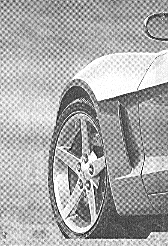
#> input picture lab4/Q5_3.tif, 168 x 246 px
$ python lab4_4.py
#> lines starting #> are read from the running program, lines starting #| are printed output that depends on the picture
import numpy as np
import cv2
import matplotlib.pyplot as plt

def butterworth_notch_filter(image, D0, n, notch_centers):
    M, N = image.shape
    F = np.fft.fft2(image)
    F_shifted = np.fft.fftshift(F)

    u = np.linspace(0, N-1, N)
    v = np.linspace(0, M-1, M)
    U, V = np.meshgrid(u, v)

    H_total = np.ones((M, N))

    for center in notch_centers:
        D_k = np.sqrt((U - N / 2 - center[0])**2 + (V - M / 2 - center[1])**2) + 1e-10
        D_kk = np.sqrt((U - N / 2 + center[0])**2 + (V - M / 2 + center[1])**2) + 1e-10

        H = 1 / (1 + (D0 / D_k)**(2 * n)) * (1 / (1 + (D0 / D_kk)**(2 * n)))
        H[np.isnan(H)] = 0
        H_total *= H

    G = H_total * F_shifted

    gp = np.fft.ifftshift(G)
    filtered_image = np.fft.ifft2(gp)
    filtered_image = np.real(filtered_image)
    filtered_image = np.clip(filtered_image, 0, 255).astype(np.uint8)

    return filtered_image, H_total, F_shifted, G

# 读取输入图像
image = cv2.imread('Q5_3.tif', cv2.IMREAD_GRAYSCALE)
#> image is the input picture: shape (246, 168); min 0, max 255, mean 169.7
M, N = image.shape
#> M = 246; N = 168

D0 = 20
n = 2
notch_centers = [(29, 40), (-26.5, 40), (27, 78), (-27, 83)]

# 执行滤波
filtered_image, H_total, F_shifted, G = butterworth_notch_filter(image, D0, n, notch_centers)
#> after the loop in butterworth_notch_filter, `for center in notch_centers:`:
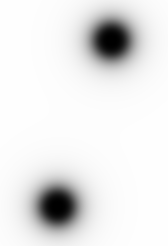
#> H: shape (246, 168) float64; min 6.25e-46, max 0.999, mean 0.91
#> after the loop in butterworth_notch_filter, `for center in notch_centers:`:
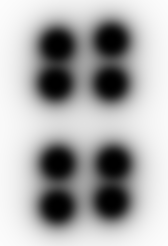
#> H_total: shape (246, 168) float64; min 5.64e-46, max 0.991, mean 0.668
#> in butterworth_notch_filter, `filtered_image = np.real(filtered_image)`:
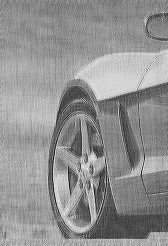
#> filtered_image: shape (246, 168) float64; min -11.55, max 270.4, mean 149.8; drawn with min black and max white

# 删除中心周围的值
center_x, center_y = N // 2, M // 2
#> center_x = 84; center_y = 123
radius = 10
Y, X = np.ogrid[:M, :N]
#> Y = 246 values from 0 to 245
mask = (X - center_x)**2 + (Y - center_y)**2 <= radius**2
F_shifted_masked = np.copy(F_shifted)
F_shifted_masked[mask] = 0

# 找到最大的10个值的坐标
top_indices = np.argsort(np.abs(F_shifted_masked).flatten())[-50:]  # 找到前50个值的索引
#> top_indices = 50 values, max 34665 at index 4, min 6831 at index 5, mean 20748
top_coordinates = np.unravel_index(top_indices, F_shifted_masked.shape)
#> top_coordinates = 50 positions, rows 40 to 206, columns 53 to 115

# 使用集合来存储有效的最大值（忽略相近的点）
valid_points = []

# 设置最小距离
min_distance = 10  # 定义最小距离

for i in range(len(top_coordinates[0])):
    current_point = (top_coordinates[0][i], top_coordinates[1][i])
    if all(np.linalg.norm(np.array(current_point) - np.array(point)) >= min_distance for point in valid_points):
        valid_points.append(current_point)
#> this loop made 50 passes
#> current_point on passes 1 to 12: (85, 56), (161, 112), (82, 55), (164, 113), (206, 57), (40, 111), (161, 57), (85, 111), (165, 54), (81, 114), (81, 113), (165, 55)
#> after the loop, valid_points = [(85, 56), (161, 112), (206, 57), (40, 111), (161, 57), (85, 111), (107, 84), (139, 84)]

# 创建可视化图像并归一化到0-255
F_shifted_vis = np.log1p(np.abs(F_shifted))
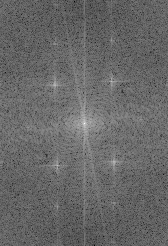
#> F_shifted_vis: shape (246, 168) float64; min 3.13, max 15.76, mean 8.28; drawn with min black and max white
F_shifted_vis = (F_shifted_vis / F_shifted_vis.max() * 255).astype(np.uint8)
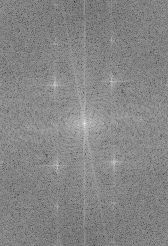
#> F_shifted_vis: shape (246, 168); min 50, max 255, mean 133.4

# 用 plt 画圈
plt.figure(figsize=(12, 12))

# 显示原图
plt.subplot(2, 2, 1)
plt.imshow(image, cmap='gray')
plt.title('原始图像', fontsize=12)
plt.axis('off')

# 显示F_shifted并标记有效最大值
plt.subplot(2, 2, 2)
plt.imshow(F_shifted_vis, cmap='gray')
for max_y, max_x in valid_points:
    circle = plt.Circle((max_x, max_y), 5, color='red', fill=False, linewidth=2)
    plt.gca().add_patch(circle)
#> this loop made 8 passes
plt.title('F_shifted 及有效最大值', fontsize=12)
plt.axis('off')

# 显示过滤后的图像
plt.subplot(2, 2, 3)
plt.imshow(filtered_image, cmap='gray')
plt.title('过滤后的图像', fontsize=12)
plt.axis('off')

# 显示滤波后的频谱
plt.subplot(2, 2, 4)  # 添加过滤后的频谱的子图
G_vis = np.log1p(np.abs(G))  # 对滤波后的频谱取对数
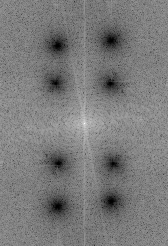
#> G_vis: shape (246, 168) float64; min 4.48e-42, max 15.64, mean 7.54; drawn with min black and max white
G_vis = (G_vis / G_vis.max() * 255).astype(np.uint8)  # 归一化到0-255
plt.imshow(G_vis, cmap='gray')
plt.title('滤波后的频谱', fontsize=12)
plt.axis('off')

plt.tight_layout()
plt.show()
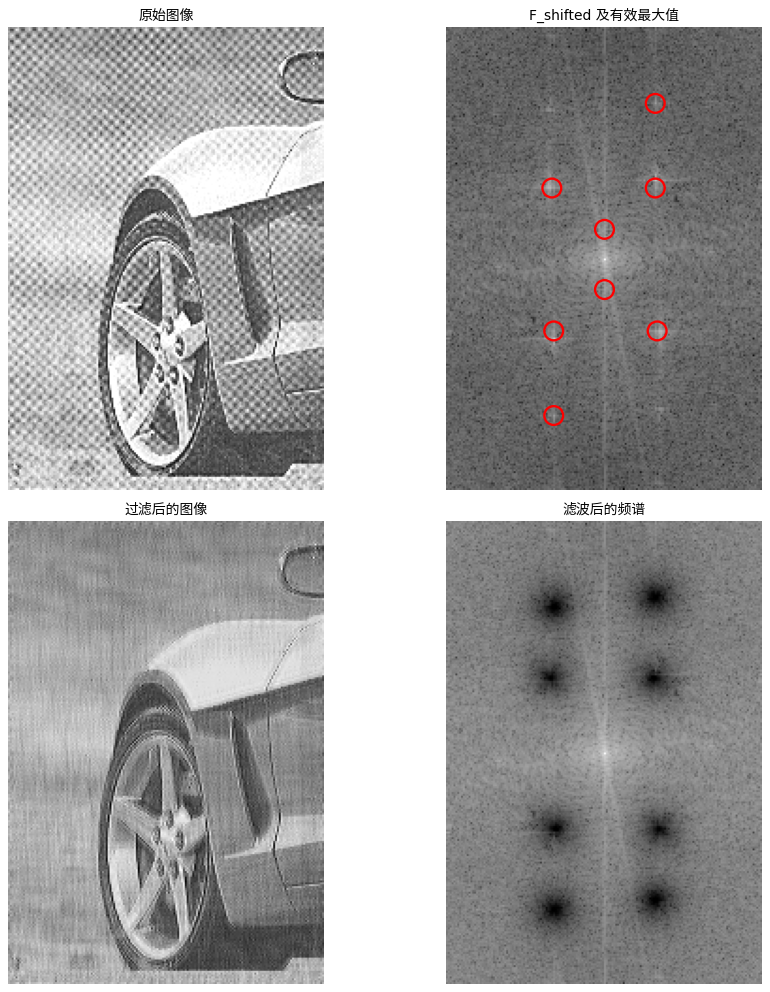
#> figure drawn by matplotlib, 4 panels

$ run again, with lab4/Q5_1.tif copied over lab4/Q5_3.tif
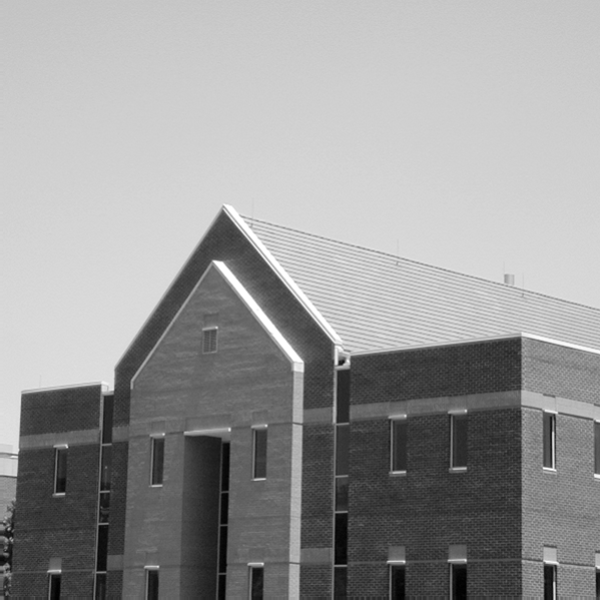
#> input picture lab4/Q5_1.tif, 600 x 600 px
#> image is the input picture: shape (600, 600); min 0, max 255, mean 152.8
#> top_indices = 50 values, max 196500 at index 3, min 164100 at index 2, mean 180300
#> top_coordinates = 50 positions, rows 273 to 327, columns 285 to 315
#> the loop `for i in range(len(top_coordinates[0])):` made 50 passes
#> current_point on passes 1 to 8: (292, 308), (308, 292), (273, 300), (327, 300), (298, 288), (302, 312), (301, 310), (299, 290)
#> after the loop `for i in range(len(top_coordinates[0])):`: valid_points = [(292, 308), (308, 292), (273, 300), (327, 300), (298, 288), (302, 312), (284, 300), (316, 300)]
#> `F_shifted_vis = np.log1p(np.abs(F_shifted))`:
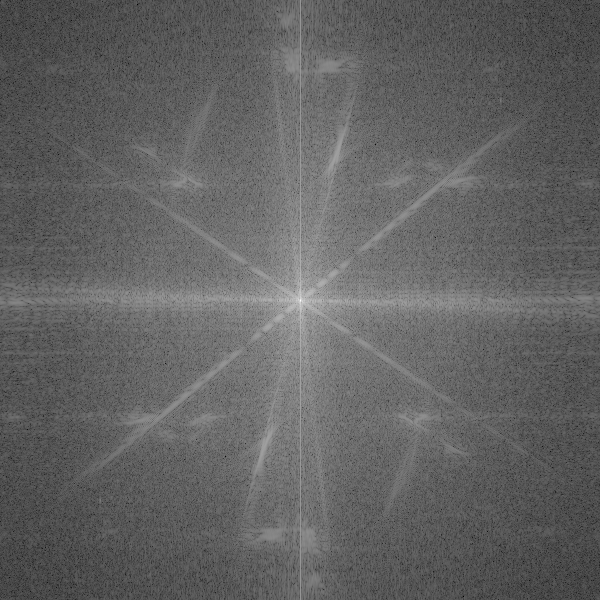
#> F_shifted_vis: shape (600, 600) float64; min 0.382, max 17.82, mean 7.13; drawn with min black and max white
#> the loop `for max_y, max_x in valid_points:` made 8 passes
#> `plt.show()`:
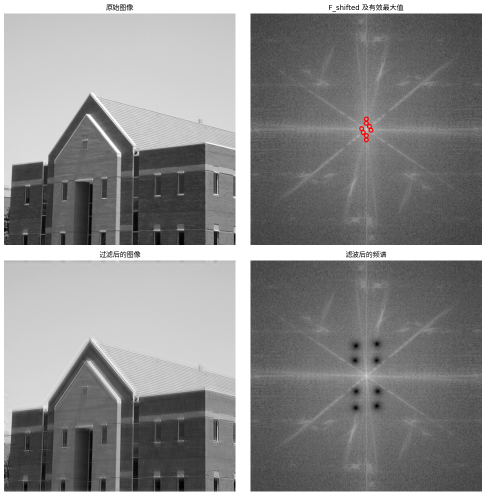
#> figure drawn by matplotlib, 4 panels

$ run again, with lab4/Q5_2.tif copied over lab4/Q5_3.tif
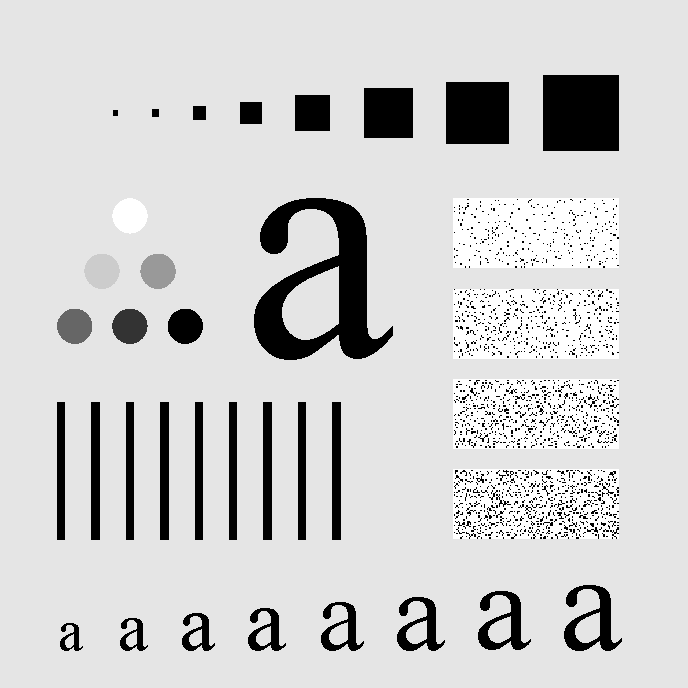
#> input picture lab4/Q5_2.tif, 688 x 688 px
#> image is the input picture: shape (688, 688); min 0, max 255, mean 207.3
#> top_indices = 50 values, max 241822 at index 8, min 232210 at index 9, mean 237016
#> top_coordinates = 50 positions, rows 337 to 351, columns 303 to 385
#> the loop `for i in range(len(top_coordinates[0])):` made 50 passes
#> current_point on passes 1 to 8: (344, 385), (344, 303), (344, 305), (344, 383), (342, 323), (346, 365), (343, 385), (345, 303)
#> after the loop `for i in range(len(top_coordinates[0])):`: valid_points = [(344, 385), (344, 303), (342, 323), (346, 365), (351, 334), (337, 354)]
#> `F_shifted_vis = (F_shifted_vis / F_shifted_vis.max() * 255).astype(np...`:
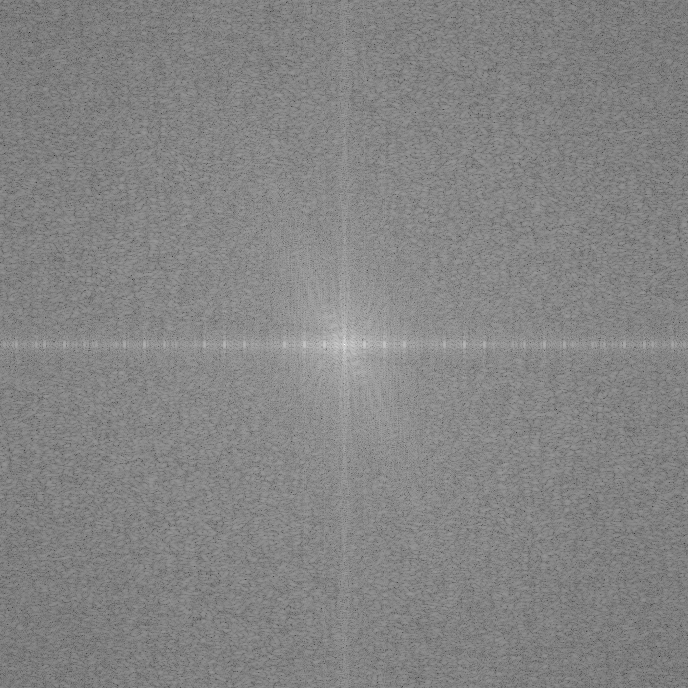
#> F_shifted_vis: shape (688, 688); min 35, max 255, mean 132.2
#> the loop `for max_y, max_x in valid_points:` made 6 passes
#> `plt.show()`:
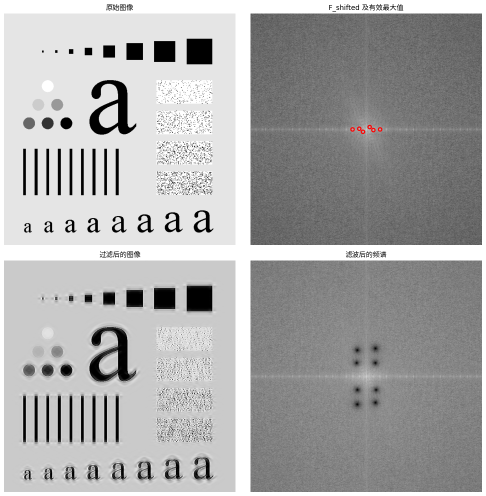
#> figure drawn by matplotlib, 4 panels
